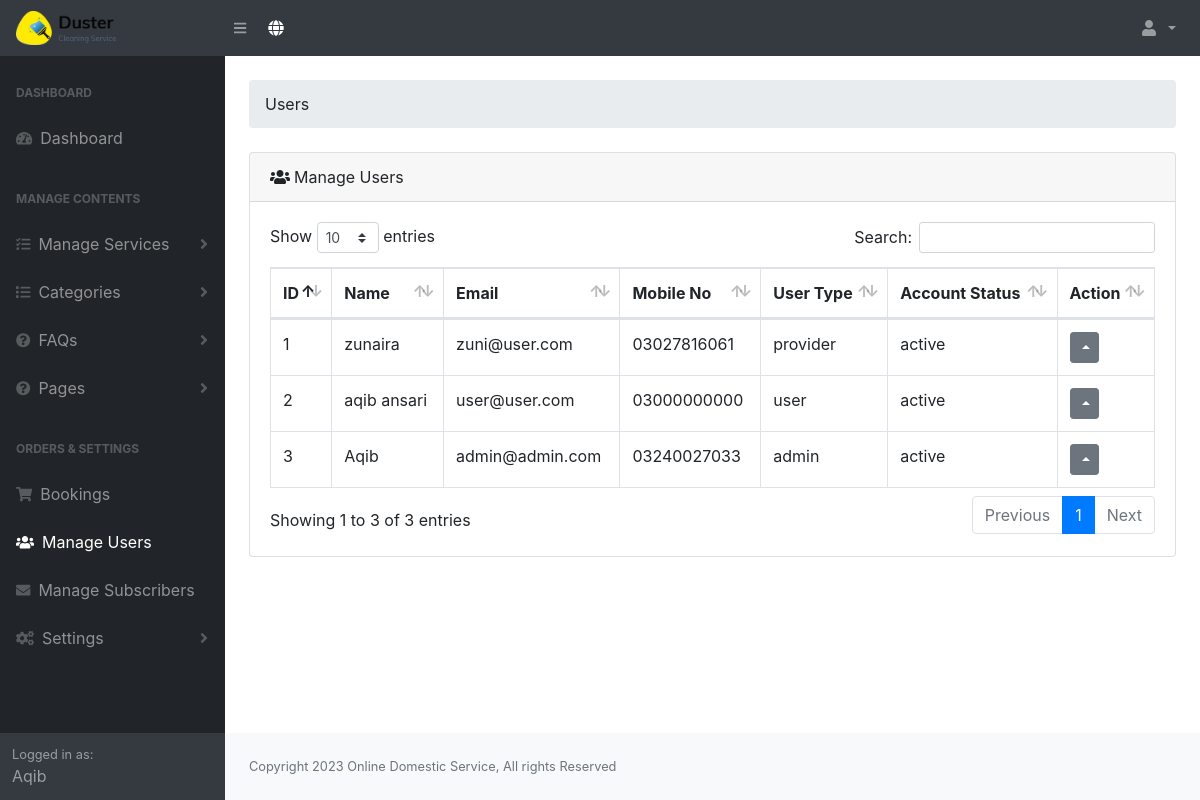
The app's page /admin/users.php (signed in) with its own data.
### tables this page shows
CREATE TABLE `tbl_users` (
  `id` int(10) NOT NULL,
  `username` varchar(255) DEFAULT NULL,
  `fullname` varchar(255) DEFAULT NULL,
  `email` varchar(255) DEFAULT NULL,
  `mobile_no` varchar(15) DEFAULT NULL,
  `password` varchar(255) DEFAULT NULL,
  `role` varchar(10) DEFAULT NULL,
  `photo` varchar(255) DEFAULT NULL,
  `created_at` varchar(255) DEFAULT NULL,
  `gender` varchar(20) DEFAULT NULL,
  `status` varchar(10) DEFAULT NULL,
  `comment` varchar(255) DEFAULT NULL
);

CREATE TABLE `tbl_settings` (
  `id` int(10) NOT NULL,
  `site_title` varchar(255) NOT NULL,
  `site_footer` varchar(255) NOT NULL,
  `web_phone` varchar(255) NOT NULL,
  `web_email` varchar(255) NOT NULL,
  `web_address_location` varchar(255) NOT NULL,
  `web_currency` varchar(10) NOT NULL,
  `dollar_exchange_rate` varchar(10) NOT NULL,
  `g_recaptcha_site_key` varchar(255) DEFAULT NULL,
  `g_recaptcha_secret_key` varchar(255) DEFAULT NULL,
  `g_recaptcha_status` varchar(10) DEFAULT NULL
);

### admin/config.php (called while the page is built, shortened)
<?php
$dbhost = 'localhost';
$dbname = 'fyp';
$dbuser = 'root';
$dbpass = '';
try {
	$pdo = new PDO("mysql:host={$dbhost};dbname={$dbname}", $dbuser, $dbpass);
	$pdo->setAttribute(PDO::ATTR_ERRMODE, PDO::ERRMODE_EXCEPTION);
}
catch( PDOException $exception ) {
	echo "Connection Error: " . $exception->getMessage();
	die();
}
$setting_statement = $pdo->prepare('SELECT * FROM tbl_settings');
$setting_statement->execute();
$setting_statement_results = $setting_statement->fetch();
?>

### admin/autoloader.php (called while the page is built, shortened)
<?php
include 'config.php';
?>

### admin/users.php (the view, shortened to what this page needs)
<?php include 'header.php' ?>
<div class="container-fluid">
    <ol class="breadcrumb mb-4 mt-4">
        <li class="breadcrumb-item ">Users</li>
    </ol>
    <div class="card mb-4">
        <div class="card-header"><i class="fas fa-users mr-1"></i>Manage Users</div>
        <div class="card-body">
            <div class="table-responsive">
                <table class="table table-bordered" width="100%" id="dataTable" cellspacing="0">
                    <thead>
                        <tr>
                            <th>ID</th>
                            <th>Name</th>
                            <th>Email</th>
                            <th>Mobile No</th>
                            <th>User Type</th>
                            <th>Account Status</th>
                            <th>Action</th>
                        </tr>
                    </thead>
                    <tbody>
                        <?php
                            $statement = $pdo->prepare('SELECT * FROM tbl_users ORDER BY id DESC');
                            $statement->execute();
                            $result = $statement->fetchAll();
                            $i = 0;
                            foreach ($result as $key) {
                            $i++;
                        ?>
                                                        <tr>
                            <td><?php echo $i;?></td>
                            <td><?php echo $key['fullname'];?></td>
                            <td><?php echo $key['email'];?></td>
                            <td><?php echo $key['mobile_no'];?></td>
                            <td><?php echo $key['role'];?></td>
                            <td><?php echo $key['status'];?></td>
                            <td>
                                <div class="btn-group dropup">
                                  <button type="button" class="btn btn-secondary btn-sm dropdown-toggle" data-toggle="dropdown" aria-haspopup="true" aria-expanded="false">
                                  </button>
                                </div>
                            </td>
                        </tr>
                        <?php } ?>
                    </tbody>
                </table>
            </div>
        </div>
    </div>
</div>
<?php include 'footer.php' ?>

### admin/header.php (shortened to what this page needs)
<?php
include 'autoloader.php';
$u_id = $_SESSION['admin']['id'];
$statement = $pdo->prepare('SELECT * FROM tbl_users WHERE id=?');
$statement->execute(array($u_id));
$user_result = $statement->fetch();
?>
<!DOCTYPE html>
<html lang="en">
    <head>
        <link href="css/styles.css" rel="stylesheet" />
        <link href="css/dataTables.bootstrap4.min.css" rel="stylesheet" />
    </head>
    <body class="sb-nav-fixed">
        <nav class="sb-topnav navbar navbar-expand navbar-dark bg-dark">
            <a class="navbar-brand" href="dashboard.php">
                <img src="assets/logo/logo.png" class="existing-photo" width="100">
            </a>
            <button class="btn btn-link btn-sm order-1 order-lg-0" id="sidebarToggle" href="#">
                <i class="fas fa-bars"></i>
            </button
            >
            <a href="/" target="_blank" class="btn btn-dark" type="button">
                <i class="fas fa-globe"></i>
            </a>
            <ul class="navbar-nav ml-auto ml-md-0">
                <li class="nav-item dropdown">
                    <a class="nav-link dropdown-toggle" id="userDropdown" href="#" role="button" data-toggle="dropdown" aria-haspopup="true" aria-expanded="false">
                        <i class="fas fa-user fa-fw"></i>
                    </a>
                </li>
            </ul>
        </nav>
        <div id="layoutSidenav">
            <div id="layoutSidenav_nav">
                <nav class="sb-sidenav accordion sb-sidenav-dark" id="sidenavAccordion">
                    <div class="sb-sidenav-menu">
                        <div class="nav">
                            <div class="sb-sidenav-menu-heading">Dashboard</div>
                            <a class="nav-link" href="dashboard.php">
                                <div class="sb-nav-link-icon">
                                    <i class="fas fa-tachometer-alt"></i>
                                </div>
                                Dashboard
                            </a>
                            <div class="sb-sidenav-menu-heading">Manage Contents</div>
                            <a class="nav-link collapsed" href="#" data-toggle="collapse" data-target="#collapseServices" aria-expanded="false" aria-controls="collapseServices">
                                <div class="sb-nav-link-icon">
                                    <i class="fas fa-tasks"></i>
                                </div>
                                    Manage Services
                                <div class="sb-sidenav-collapse-arrow">
                                    <i class="fas fa-angle-down"></i>
                                </div
                            ></a>
                            <a class="nav-link collapsed" href="#" data-toggle="collapse" data-target="#collapseLayouts" aria-expanded="false" aria-controls="collapseLayouts">
                                <div class="sb-nav-link-icon">
                                    <i class="fas fa-list"></i>
                                </div>
                                    Categories
                                <div class="sb-sidenav-collapse-arrow">
                                    <i class="fas fa-angle-down"></i>
                                </div
                            ></a>
                            <a class="nav-link collapsed" href="#" data-toggle="collapse" data-target="#collapseFaqs" aria-expanded="false" aria-controls="collapseFaqs">
                                <div class="sb-nav-link-icon">
                                    <i class="fas fa-question-circle"></i>
                                </div>
                                    FAQs
                                <div class="sb-sidenav-collapse-arrow">
                                    <i class="fas fa-angle-down"></i>
                                </div
                            ></a>
                            <a class="nav-link collapsed" href="#" data-toggle="collapse" data-target="#collapsePages" aria-expanded="false" aria-controls="collapsePages">
                                <div class="sb-nav-link-icon">
                                    <i class="fas fa-question-circle"></i>
                                </div>
                                    Pages
                                <div class="sb-sidenav-collapse-arrow">
                                    <i class="fas fa-angle-down"></i>
                                </div
                            ></a>
                            <div class="sb-sidenav-menu-heading">Orders & Settings</div>
                            <a class="nav-link" href="bookings.php">
                                <div class="sb-nav-link-icon">
                                    <i class="fa fa-shopping-cart"></i>
                                </div>
                                Bookings</a>
                            <a class="nav-link" href="users.php">
                                <div class="sb-nav-link-icon">
                                    <i class="fas fa-users"></i>
                                </div>
                                Manage Users</a>
                             <a class="nav-link" href="subscribers.php">
                                <div class="sb-nav-link-icon">
                                    <i class="fas fa-envelope"></i>
                                </div>
                                Manage Subscribers</a>
                            <a class="nav-link collapsed" href="#" data-toggle="collapse" data-target="#collapseSetting" aria-expanded="false" aria-controls="collapseSetting"
                                ><div class="sb-nav-link-icon">
                                    <i class="fas fa-cogs"></i>
                                </div>
                                Settings
                                <div class="sb-sidenav-collapse-arrow">
                                    <i class="fas fa-angle-down"></i>
                                    </div
                            ></a>
                        </div>
                    </div>
                    <div class="sb-sidenav-footer">
                        <div class="small">Logged in as:</div>
                        <?php echo $user_result['fullname']; ?>
                    </div>
                </nav>
            </div>
            <div id="layoutSidenav_content">
            <main>

### admin/footer.php (shortened to what this page needs)
                </main>
                <footer class="py-4 bg-light mt-auto">
                    <div class="container-fluid">
                        <div class="d-flex align-items-center justify-content-between small">
                            <div class="text-muted"> <?php echo $setting_statement_results['site_footer']; ?></div>
                        </div>
                    </div>
                </footer>
            </div>
        </div>
    </body>
</html>

### records on screen
tbl_users: fullname "Aqib", email "admin@admin.com", mobile_no "03240027033", role "admin", status "active"
tbl_users: fullname "zunaira", email "zuni@user.com", mobile_no "03027816061", role "provider", status "active"
tbl_users: fullname "aqib ansari", email "user@user.com", mobile_no "03000000000", role "user", status "active"
tbl_settings: site_footer "Copyright 2023 Online Domestic Service, All rights Reserved"
